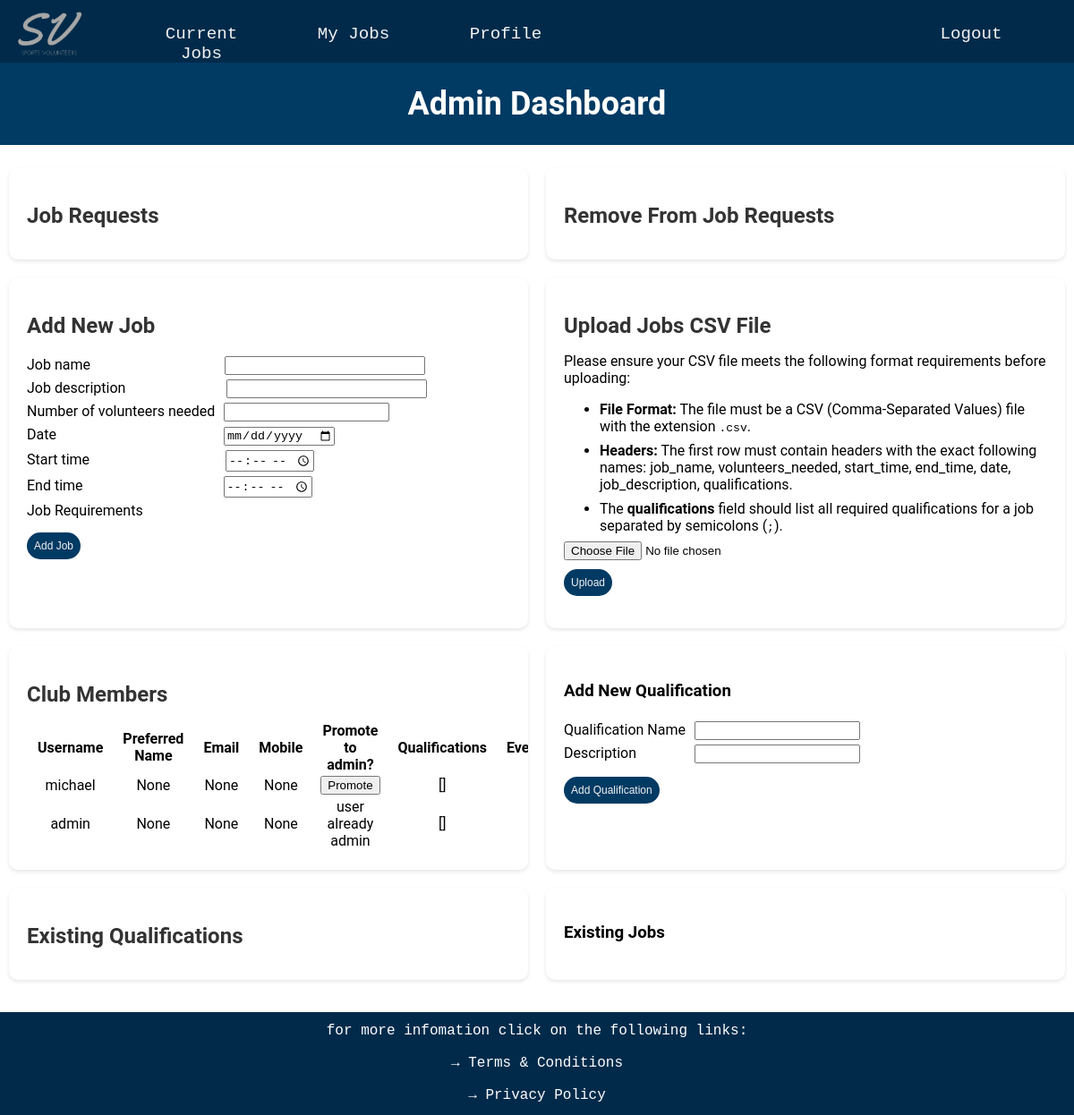
The page /admin on the database its author committed.
### website/databases.py (models this page shows, shortened)
class User(UserMixin, db.Model):
    __tablename__ = 'users'
    user_id = db.Column(db.Integer, primary_key=True, autoincrement=True)
    username = db.Column(db.String(16), index=True, unique=True)
    password_hash = db.Column(db.String(64))
    email = db.Column(db.String(30))
    mobile = db.Column(db.String(15))
    preferred_name = db.Column(db.String(15))
    dob = db.Column(db.String(11))
    address = db.Column(db.String(50))
    gender = db.Column(db.String(10))
    jobs_completed = db.Column(db.Integer)
    admin = db.Column(db.Boolean)
    details = db.Column(db.String(255))
    qualifications = db.relationship('Qualification', secondary=user_qualifications,
                                     backref=db.backref('users', lazy='subquery'))
    jobs = db.relationship('Jobs', secondary='user_job_link',
                           backref=db.backref('assigned_users', lazy='dynamic'))

### website/routes.py (the view, shortened to what this page needs)
@app.route('/admin', methods=['GET', 'POST'])
def admin():
    users = User.query.order_by(desc(User.jobs_completed)).all()
    qualifications = Qualification.query.all()
    new_job_form = newJobForm()
    jobs = Jobs.query.all()
    user_job_link = UserJobLink.query.all()
    requests = Requests.query.join(User).order_by(User.jobs_completed).all()
    remove_requests = RemoveRequests.query.join(User).order_by(User.jobs_completed).all()
    new_job_form.job_requirements.choices = [(q.qualifications_id, q.qualification_name) for q in qualifications]
    qualification_form = QualificationForm()
    return render_template('admin.html', users=users, new_job_form=new_job_form, qualification_form=qualification_form,
                           qualifications=qualifications, requests = requests, remove_requests = remove_requests,
                           jobs = jobs, user_job_link = user_job_link, all_users = User)

### website/forms.py
class newJobForm(FlaskForm):
    job_name = StringField('Job name', validators=[input_required()])
    job_description = StringField('Job description', validators=[input_required()])
    volunteers_needed = IntegerField('Number of volunteers needed', validators=[input_required(), NumberRange(min=0)])
    start_time = TimeField('Start time', validators=[input_required()])
    end_time = TimeField('End time', validators=[input_required()])
    date = DateField('Date', validators=[input_required()], format='%Y-%m-%d')
    job_requirements = MultiCheckboxField('Job Requirements', coerce=int)
    submit = SubmitField('Add Job')

class QualificationForm(FlaskForm):
    qualification_name = StringField('Qualification Name', validators=[input_required()])
    qualification_description = StringField('Description', validators=[input_required()])
    submit = SubmitField('Add Qualification')

### website/templates/admin.html (shortened to what this page needs)
{% extends "layout.html" %}
{% block page_content %}
<div class="p-title-box">
    <h1 class = 'profile-title'>Admin Dashboard</h1>
</div>
<div class="admin-container">
    <div class="admin-box admin-scrollable-box">
        <h2>Job Requests</h2>
    </div>
    <div class="admin-box admin-scrollable-box">
        <h2>Remove From Job Requests</h2>
    </div>
    <div class="admin-box">
        <h2>Add New Job</h2>
        <div class="admin-new-job">
        <form action="" method="POST">
            <div>
                {{ new_job_form.job_name.label }} {{ new_job_form.job_name(class="admin-new-job-name") }}
            </div>
            <div>
                {{ new_job_form.job_description.label }} {{ new_job_form.job_description(class="admin-new-job-desc") }}
            </div>
            <div>
                {{ new_job_form.volunteers_needed.label }} {{ new_job_form.volunteers_needed(class="admin-new-job-vol") }}
            </div>
            <div>
                {{ new_job_form.date.label }} {{ new_job_form.date(class="admin-new-job-date") }}
            </div>
            <div>
                {{ new_job_form.start_time.label }} {{ new_job_form.start_time(class="admin-new-job-stime") }}
            </div>
            <div>
                {{ new_job_form.end_time.label }} {{ new_job_form.end_time(class="admin-new-job-etime") }}
            </div>
            <div>
                {{ new_job_form.job_requirements.label }}
            </div>
            <div>
                {{ new_job_form.submit(class='admin-button') }}
            </div>
        </form>
        </div>
    </div>
    <div class="admin-box">
        <h2>Upload Jobs CSV File</h2>
        <div class="upload-instructions">
            <p>Please ensure your CSV file meets the following format requirements before uploading:</p>
            <ul>
                <li class="upload-instructions-li"><strong>File Format:</strong> The file must be a CSV (Comma-Separated Values) file with the extension <code>.csv</code>.</li>
                <li class="upload-instructions-li"><strong>Headers:</strong> The first row must contain headers with the exact following names: job_name, volunteers_needed, start_time, end_time, date, job_description, qualifications.</li>
                <li class="upload-instructions-li">The <strong>qualifications</strong> field should list all required qualifications for a job separated by semicolons (<code>;</code>).</li>
            </ul>
            <form method="POST" action="/upload_jobs" enctype="multipart/form-data">
                <input type="file" name="file">
                <input type="submit" value="Upload" class="admin-button">
            </form>
        </div>
    </div>
    <div class="admin-box admin-scrollable-box">
        <h2>Club Members</h2>
        <table class="admin-club-member">
            <thead class="admin-club-table">
                <tr>
                    <th>Username</th>
                    <th>Preferred Name</th>
                    <th>Email</th>
                    <th>Mobile</th>
                    <th>Promote to admin?</th>
                    <th>Qualifications</th>
                    <th>Events</th>
                </tr>
            </thead>
            <tbody>
            {% for user in users %}
            <tr>
                <td>{{ user.username }}</td>
                <td>{{ user.preferred_name }}</td>
                <td>{{ user.email }}</td>
                <td>{{ user.mobile }}</td>
                {% if not user.admin %}
                <td>
                    <div>
                        <form method="post" onclick="return confirm('Are you sure you want to promote user to an admin?');">
                            <input type="submit" value="Promote" class="class='admin-button'">
                        </form>
                    </div>
                </td>
                {% else %}
                <td>user already admin</td>
                {% endif %}
                <td>{{ user.qualifications }}</td>
                <td>{{ user.events }}</td>
            </tr>
            {% endfor %}
            </tbody>
        </table>
    </div>
    <div class="admin-box">
        <h3>Add New Qualification</h3>
        <form action="" method="POST">
            <div class="admin-new-qual">
                <div>
                    {{ qualification_form.qualification_name.label }} {{ qualification_form.qualification_name(class="admin-new-qual-name") }}
                </div>
                <div>
                    {{ qualification_form.qualification_description.label }} {{ qualification_form.qualification_description(class="admin-new-qualdesc") }}
                </div>
                <div>
                    {{ qualification_form.submit(class='admin-button') }}
                </div>
            </div>
        </form>
    </div>
    <div class="admin-box admin-scrollable-box">
        <h2>Existing Qualifications</h2>
    </div>
    <div class="admin-box admin-scrollable-box">
        <h3>Existing Jobs</h3>
    </div>
</div>
{% endblock %}

### website/templates/layout.html (shortened to what this page needs)
<!DOCTYPE html>
{% import "bootstrap/wtf.html" as wtf %}
<head>
    <link rel=stylesheet type=text/css href="{{ url_for('static', filename='styles.css') }}">
</head>
<div id="page-container">
    <ul class="navbar">
        <li>
            <div class="navbar_box_logo">
                <br>
                <img class="top_logo"
                    src="{{ url_for('static', filename='images/darker_logo.png') }}"
                    onmouseover= this.src="{{ url_for('static', filename='images/light_logo.png') }}"
                    onmouseout= this.src="{{ url_for('static', filename='images/darker_logo.png') }}"
                    alt="logo image" />
            </div>
        </li>
        <li>
            <div class="navbar_box">
                <a class="navbar_item" href="{{ url_for('current_jobs') }}">Current Jobs</a>
            </div>
        </li>
        <li>
            <div class="navbar_box">
                <a class="navbar_item" href="{{ url_for('my_jobs') }}">My Jobs</a>
            </div>
        </li>
        <li>
            <div class="navbar_box">
                <a class="navbar_item" href="{{ url_for('profile') }}">Profile</a>
            </div>
        </li>
        <li class = "navbar_right">
            <div class="navbar_box">
                <a class="navbar_item" href="{{ url_for('logout') }}">Logout</a>
            </div>
        </li>
    </ul>
    <div id = "content-wrap">
        {% block page_content %}{% endblock %}
    </div>
</div>
<footer class="footer">
    <p class = 'footer_text'>for more infomation click on the following links:</p>
    <p><a href="{{ url_for('terms') }}" class = 'footer_link'>→ Terms & Conditions</a></p>
    <p><a href="{{ url_for('privacy')}}" class = 'footer_link'>→ Privacy Policy</a></p>
</footer>

### website/static/styles.css (style rules this page uses)
.navbar { list-style-type: none; padding: 0; overflow: hidden; background-color: #012A4A; position: sticky; top: 0px; margin: 0px; z-index: 1; }
.navbar_box_logo { height: 50px; width: 140px; margin-top: 10px; margin-bottom: 10px; }
.navbar_box { height: 50px; width: 170px; margin-top: 10px; margin-bottom: 10px; }
li { float: left; }
.navbar_right { float: right; margin-right: 30px; }
.navbar_item { display: block; text-decoration: none; font-family: Andale Mono, monospace; color: #F3F3F3; font-size: 120%; text-align: center; padding: 10% 10%; }
#page-container { position: relative; min-height: 100vh; }
#content-wrap { overflow: auto; }
.top_logo { height: 80px; width: 80px; text-align: center; display: flex; margin-left: 15px; margin-top: -30px; }
.footer { width: 100%; height: 115px; background-color: #012A4A; text-align: center; margin-top: auto; }
.footer_text, .footer_link { color: white; text-decoration: none; font-family: Andale Mono, monospace; font-size: 16px; text-align: center; }
.footer_text { padding-top: 12px; }
.profile-title, .timetable-title { text-align: center; font-size: 3vw; color: white; }
.p-title-box, .timetable-title-box { background-color: #013A63; padding: 1px; margin-bottom: 25px; }
.admin-container { display: flex; flex-wrap: wrap; justify-content: space-around; margin-top: 20px; }
.admin-box { background-color: #ffffff; border-radius: 10px; box-shadow: 0 2px 4px rgba(0,0,0,0.1); width: 45%; margin-bottom: 20px; padding: 20px; }
.admin-button { display: block; margin-top: 10px; font-size: 1.5vh; background-color: #013A63; color: #F2F2F2; border: none; outline: none; cursor: pointer; padding: 0.5rem; border-radius: 15px; }
.upload-instructions-li { margin-bottom: 0.5rem; }
.admin-scrollable-box { max-height: 400px; overflow: auto; }
.admin-box h2 { color: #333; margin-bottom: 15px; }
.admin-new-job div, .admin-new-qual div { padding-top:5px; }
.admin-new-job-name, .admin-new-job-desc { width: 40%; margin-left:146px; max-width:40%; }
.admin-new-job-desc { margin-left:109px; }
.admin-new-job-vol, .admin-new-qual-name { margin-left: 6px; }
.admin-new-job-stime { margin-left:148px; }
.admin-new-job-etime { margin-left:153px; }
.admin-new-job-date { margin-left:183px; }
.admin-club-member tr:nth-child(n+1) { text-align: center; }
.admin-club-member div { display: inline-block; }
.admin-club-table th { padding:0px 10px; }
.admin-new-qualdesc { margin-left: 61px; }
.upload-instructions { margin-bottom: 1rem; }

### rows shown on the page
User: username "michael", preferred_name "None", email "None", mobile "None", qualifications "[]"
User: username "admin", preferred_name "None", email "None", mobile "None", admin "user already admin", qualifications "[]"

### other values the page prints
{{ new_job_form.job_name.label }} "Job name"
{{ new_job_form.job_description.label }} "Job description"
{{ new_job_form.volunteers_needed.label }} "Number of volunteers needed"
{{ new_job_form.date.label }} "Date"
{{ new_job_form.start_time.label }} "Start time"
{{ new_job_form.end_time.label }} "End time"
{{ new_job_form.job_requirements.label }} "Job Requirements"
{{ qualification_form.qualification_name.label }} "Qualification Name"
{{ qualification_form.qualification_description.label }} "Description"
